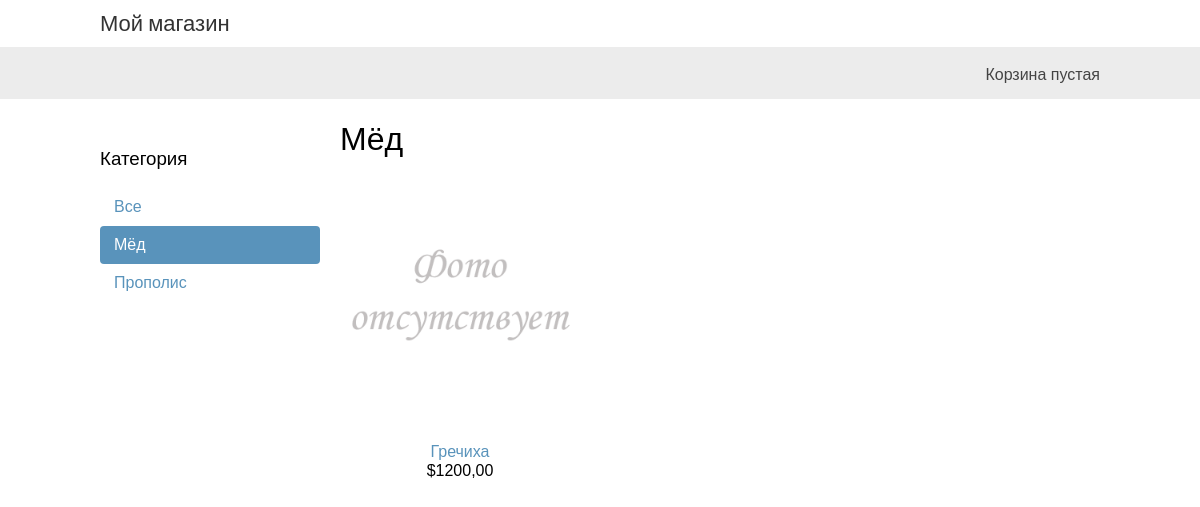
Screenshot of /myod/ with the database file from the repository.
### myshop/models.py (models this page shows, shortened)
class Category(models.Model):
    name = models.CharField(max_length=100, db_index=True)
    slug = models.SlugField(max_length=100, unique=True)
    class Meta:
        ordering = ('name',)
        verbose_name = 'Категория'
        verbose_name_plural = 'Категории'
    def get_absolute_url(self):
        return reverse('myshop:product_list_by_category', args=[self.slug])

class Product(models.Model):
    category = models.ForeignKey(Category,
                                 related_name='products',
                                 on_delete=models.CASCADE)
    name = models.CharField(max_length=150, db_index=True, verbose_name='Наименование')
    slug = models.CharField(max_length=150, db_index=True, unique=True, verbose_name='Ссылка')
    image = models.ImageField(upload_to='product/%Y/%m/%d', blank=True)
    description = models.TextField(max_length=1000, blank=True, verbose_name='Описание')
    price = models.DecimalField(max_digits=10, decimal_places=2, verbose_name='Цена')
    available = models.BooleanField(default=True, verbose_name='Наличие')
    created = models.DateTimeField(auto_now_add=True, verbose_name='Добавлен')
    uploaded = models.DateTimeField(auto_now=True, verbose_name='Изменён')
    class Meta:
        ordering = ('name',)
        verbose_name = 'Товар'
        verbose_name_plural = 'Товары'
        index_together = (('id', 'slug'), )
    def get_absolute_url(self):
        return reverse('myshop:product_detail', args=[self.id, self.slug])

### myshop/views.py (the view)
# urls.py: path('', views.product_list, name='product_list'),
def product_list(request, category_slug=None):
    category = None
    categories = Category.objects.all()
    products = Product.objects.filter(available=True)
    if category_slug:
        category = get_object_or_404(Category, slug=category_slug)
        products = products.filter(category=category)
    return render(request, 'shop/product/list.html',
                  {
                      'category': category,
                      'categories': categories,
                      'products': products
                  })

### cart/cart.py (called while the page is built)
    def __len__(self):
        return sum(item['quantity'] for item in self.cart.values())

### cart/context_processors.py (called while the page is built)
def cart(request):
    return {'cart': Cart(request)}

### myshop/templates/shop/product/list.html (shortened to what this page needs)
{% extends "shop/base.html" %}
{% load static %}
{% block content %}
<div id="sidebar">
<h3>Категория</h3>
<ul>
<li {% if not category %}class="selected"{% endif %}>
<a href="{% url 'shop:product_list' %}">Все</a>
</li>
{% for c in categories %}
<li {% if category.slug == c.slug %}class="selected" {% endif %}>
<a href="{{ c.get_absolute_url }}">{{ c.name }}</a>
</li>
{% endfor %}
</ul>
</div>
<div id="main" class="product-list">
<h1>{% if category %}{{ category.name }}{% else %}Товар{% endif %}</h1>
{% for product in products %}
<div class="item">
<a href="{{ product.get_absolute_url }}">
    <img src="{% if product.image %}{{ product.image.url }}{%else %}{% static 'img/no_image.png' %}{% endif %}">
</a>
<a href="{{ product.get_absolute_url }}">{{ product.name }}</a>
<br>
${{ product.price }}
</div>
{% endfor %}
</div>
{% endblock %}

### myshop/static/css/base.css (style rules this page uses)
body { margin:0; padding:0; font-family:helvetica, sans-serif; }
h1, h2, h3, h4, h5 , h6 { font-family: 'Ubuntu', sans-serif; font-weight:normal; }
a { text-decoration:none; color:#5993bb; }
#sidebar { width:220px; padding:30px 20px 0 0; float:left; }
#sidebar ul { margin:0; padding:0; }
#sidebar ul li { margin:0; list-style:none; padding:10px 14px; }
#sidebar ul li a { display:block; }
#sidebar ul li.selected { background:#5993bb; border-radius:4px; }
#sidebar ul li.selected a { color:#fff; }
#main { float:left; width: 96%; margin-right:-220px; overflow:hidden; }
.product-list .item { width:25%; padding:10px 20px 10px 0; float:left; text-align:center; line-height:1.2; }
.product-list .item img { width:100%; margin-bottom:8px; }

### rows the page displays
Category: name "Мёд"
Category: name "Прополис"
Product: name "Гречиха", price "1200,00"
